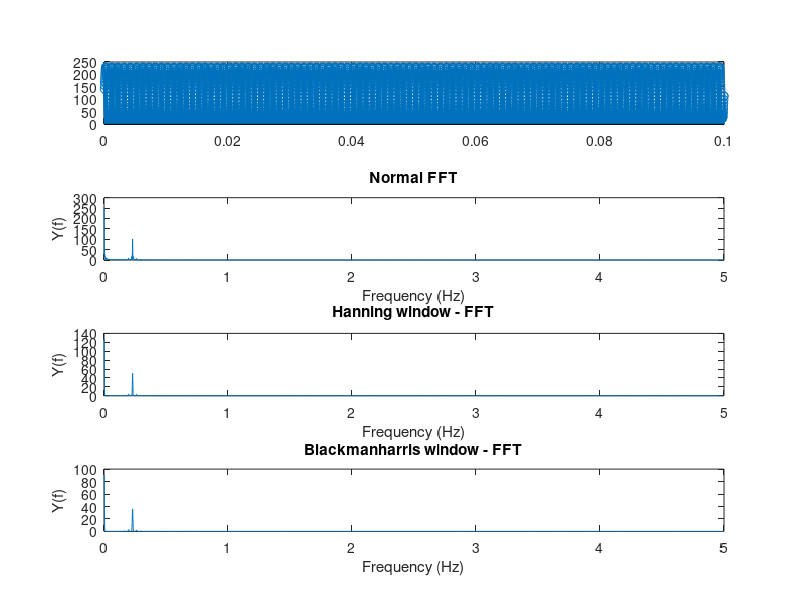

MATLAB code for this plot:
clear all;
close all;
clc;

data = csvread('data_100m.csv');
time = data(:, 1);
amplitude = data(:, 2);

amplitude_decimal = [];

for i=1:length(amplitude)
    amplitude_decimal(i) = bin2dec(num2str(amplitude(i)));
end

amplitude_data = [];
time_data = [];
index = 1;
for i=1:length(amplitude_decimal)
    if amplitude_decimal(i)~=0
        amplitude_data(index) = amplitude_decimal(i);
        time_data(index) = time(i);
        index = index+1;
    end
end

figure;
subplot(4, 1, 1);
stem(time_data, amplitude_data)

N = length(amplitude_data);
Ts = time(N)-time(1);
disp(Ts);
Fs = 1/Ts;

% y_fft = abs(fft(amplitude_data' .* blackmanharris(N)));
% y_fft = y_fft(1:N/2);
% f = Fs*(0:N/2-1)/N; 
% 
% subplot(2, 1, 2);
% plot(f, y_fft);
% xlabel('Frequency');
% ylabel('Amplitude');
% title('FFT');

n = length(amplitude_data); 
Ts = time(n)-time(1);
disp(Ts);
Fs = 1/Ts;
NFFT = 2^nextpow2(n);
Y = fft(amplitude_data,NFFT)/n;
han = fft(amplitude_data' .* hanning(n), NFFT)/n;
bhw = fft(amplitude_data' .* blackmanharris(n), NFFT)/n;
f = Fs/2*linspace(0,1,NFFT/2+1);

subplot(4, 1, 2);
plot(f,2*abs(Y(1:NFFT/2+1))) 
title('Normal FFT')
xlabel('Frequency (Hz)')
ylabel('Y(f)');

subplot(4, 1, 3);
plot(f,2*abs(han(1:NFFT/2+1))) 
title('Hanning window - FFT')
xlabel('Frequency (Hz)')
ylabel('Y(f)');

subplot(4, 1, 4);
plot(f,2*abs(bhw(1:NFFT/2+1))) 
title('Blackmanharris window - FFT')
xlabel('Frequency (Hz)')
ylabel('Y(f)');


